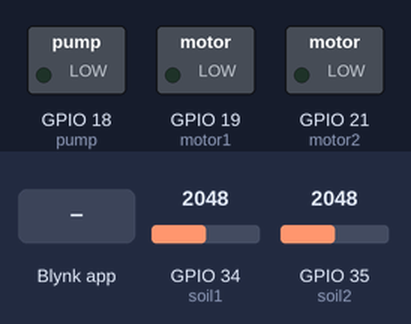
This sketch was run on a simulated ESP32. Parts: switched loads named in the sketch (green lamp = pin HIGH). The test bench sets the inputs (shaded band); at power-on: GPIO 35 (soil2) = 2048, GPIO 34 (soil1) = 2048. WiFi joins after 1.5 s; servers stay silent unless stated; what the sketch prints to the serial monitor is not drawn.

Above: at 4.0 s.
4.1 s: Blynk app writes 1 to V6
6.0 s: GPIO 35 (soil2) set to 1391
7.7 s: GPIO 35 (soil2) set to 1270
At 8.6 s:
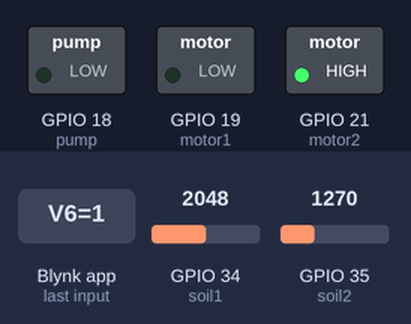
9.5 s: GPIO 34 (soil1) set to 881
11.2 s: GPIO 34 (soil1) set to 764
At 12.7 s:
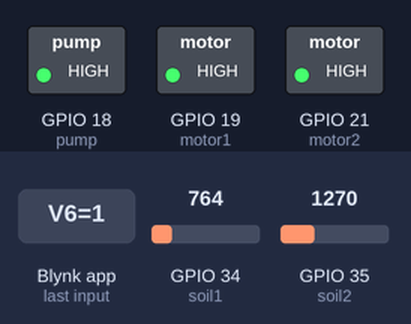
13.0 s: GPIO 35 (soil2) set to 2047
At 14.4 s:
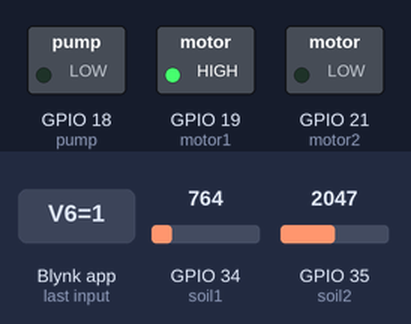
Timing chart, 0 to 16.0 s (numbered marks = the images above; inputs shaded):
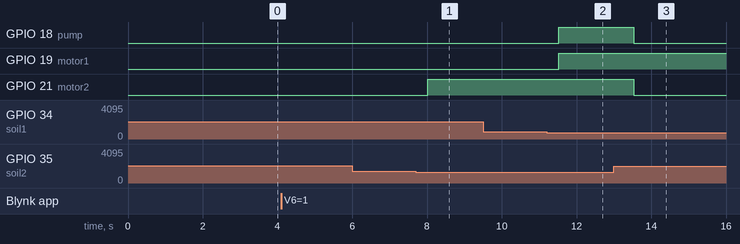

Measured:
- the behaviour switches between 1324 and 1323 on GPIO 35 (soil2) (found by bisection; images 0 and 1)
- the behaviour switches between 834 and 833 on GPIO 34 (soil1) (found by bisection; images 1 and 2)
- after the input at 4.1 s, every drawn part: stays the same
- after the input at 6.0 s, every drawn part: stays the same
- after the input at 7.7 s, GPIO 21 (motor2): LOW → HIGH after 0.32 s
- after the input at 9.5 s, every drawn part: stays the same
- after the input at 11.2 s, GPIO 18 (pump), GPIO 19 (motor1): LOW → HIGH after 0.33 s
- after the input at 13.0 s, GPIO 18 (pump), GPIO 21 (motor2): HIGH → LOW after 0.53 s

The sketch:

Code.ino
```cpp
#define BLYNK_TEMPLATE_ID "BLYNK_TEMPLATE_ID"
#define BLYNK_TEMPLATE_NAME "BLYNK_TEMPLATE_NAME "
#define BLYNK_AUTH_TOKEN "BLYNK-AUTH-TOKEN"
#include <WiFi.h>
#include <WiFiClient.h>
#include <BlynkSimpleEsp32.h>
//#include <LiquidCrystal_I2C.h>
//LiquidCrystal_I2C lcd(32,6,2);
char* ssid = "WIFI-NAME";//Wi-fi Name
char* pass = "Enter-Password";//Wi-fi Password

/*Blynk Virtual Pins:
  Mode Selection: V6
  Soil Moisture 1: V1
  Soil Moisture 2: V2
  Temperature: V3
  Hours (Section 1): V8
  Duration (Section 2): V7
  Hours (Section 2): V9
  Duration (Section 2): V10
  Valve 1 (Manual): V4
  Valve 2 (Manual): V5
*/

//Pins Allotment
int motor1=19,motor2=21;
int pump=18;
int soil1=34;
int soil2=35;

//Default
int motor1Stat=0, motor2Stat=0;
int pumpStat=0;
int baudRate=115200;
int mode;
int minMoistLevel1=50;
int minMoistLevel2=50;
int min1=0,dur1=0,oldMin1=0,oldDur1=0; //For Time Interval of Motor 1
int min2=0,dur2=0,oldMin2=0,oldDur2=0; //For Time Interval of Motor 2
unsigned long timeWait1=0, timeIrrigate1=0, totalWait1=0, totalIrrigate1=0;
unsigned long timeWait2=0, timeIrrigate2=0, totalWait2=0, totalIrrigate2=0;
int ctr=0, updateDelay=2000,updateTime;

//Data Variables
int moistLevel1,moistLevel2;
int oldMode,isModeChanged;
int toggleManual1=0, toggleManual2=0;
int temp;
void setup()
{
  Serial.begin(baudRate);

  //Pin Setup
  pinMode(motor1,OUTPUT);
  pinMode(motor2,OUTPUT);
  pinMode(pump,OUTPUT);
  pinMode(soil1,INPUT);
  pinMode(soil2,INPUT);

  delay(1000);
  //Wifi Connecting
  WiFi.mode(WIFI_STA);//Station Mode
  WiFi.begin(ssid, pass);
  Serial.println("\nConnecting");

  while(WiFi.status() != WL_CONNECTED){
      Serial.print(".");
      delay(100);
  }

  Serial.println("\nSuccessfully Connected to the WiFi network");
  Serial.print("Local ESP32 IP: ");
  Serial.println(WiFi.localIP());
  Blynk.begin(BLYNK_AUTH_TOKEN, ssid, pass);
}

//Read Data from Blynk Server

BLYNK_CONNECTED() {
   Blynk.syncAll();
}
BLYNK_WRITE(V6)//Mode Select
{
  mode=param.asInt();
}
BLYNK_WRITE(V8)
{
  min1=param.asInt();
}
BLYNK_WRITE(V7)
{
  dur1=param.asInt();
}
BLYNK_WRITE(V9)
{
  min2=param.asInt();
}
BLYNK_WRITE(V10)
{
  dur2=param.asInt();
}
BLYNK_WRITE(V4)
{
  toggleManual1=param.asInt();
}
BLYNK_WRITE(V5)
{
  toggleManual2=param.asInt();
}

void loop()
{
  Blynk.run();
  isModeChanged=0;
  if(oldMode!=mode)
  {
    isModeChanged=1;
  }
  oldMode=mode;
  if(ctr==0 || (millis()-updateTime>updateDelay)){
  getdata();
  updateTime=millis()+updateDelay;
  }
  //display();//Print on Serial Monitor
  switch(mode)
  {
    case 1:{
      Automatic();
    }break;
    case 2: {

        if(oldMin1!=min1 ||oldDur1!=dur1 ||ctr==0)
        {
          setTime1();
          oldMin1=min1;
          oldDur1=dur1;
        }
        if(oldMin2!=min2 ||oldDur2!=dur2 ||ctr==0)
        {
          setTime2();
          oldMin2=min2;
          oldDur2=dur2;
        }

      TimeInterval1();
      TimeInterval2();
    }break;
    case 3: {
      Manual();
    }break;
  }
  ctr=1;
  delay(300);
}


void getdata()
{
  moistLevel1=((1700-analogRead(soil1))*100/1700);
  Blynk.virtualWrite(V1,moistLevel1);
  moistLevel2=((2700-analogRead(soil2))*100/2700);
  Blynk.virtualWrite(V2,moistLevel2);
}

void pumpToggle(){
  if(motor1Stat==1 || motor2Stat==1)
  {
    digitalWrite(pump,LOW);
    Serial.println("Pump Started!");
  }
  else{
    digitalWrite(pump,HIGH);
    Serial.println("Pump Closed!");
  }
}

void motor1Toggle(int enable)
{
  if(enable==1 && motor1Stat==0)
  {
    digitalWrite(motor1, LOW);
    motor1Stat=1;
    Serial.println("Valve 1 Opened!");
    pumpToggle();
  }
  else if(enable==0 && motor1Stat==1)
  {
    digitalWrite(motor1, HIGH);
    motor1Stat=0;
    Serial.println("Valve 1 Closed!");
    pumpToggle();
  }

}
void motor2Toggle(int enable)
{
  if(enable==1 && motor2Stat==0)
  {
    digitalWrite(motor2, LOW);
    motor2Stat=1;
    Serial.println("Valve 2 Opened!");
    pumpToggle();

  }
  else if(enable==0 && motor2Stat==1)
  {
    digitalWrite(motor2, HIGH);
    motor2Stat=0;
    Serial.println("Valve 2 Closed!");
    pumpToggle();
  }
}

void Automatic()
{
  delay(200);
  //PART 1
  if(moistLevel1<=minMoistLevel1)
  {
    motor1Toggle(1);
  }
  else if(moistLevel1>minMoistLevel1)
  {
    motor1Toggle(0);
  }

  //PART 2
  if(moistLevel2<=minMoistLevel2)
  {
     motor2Toggle(1);
  }
  else if(moistLevel2>minMoistLevel2)
  {
     motor2Toggle(0);
  }
}

void setTime1()
{
  timeWait1=timeToMilli(min1);
  timeIrrigate1=timeToMilli(dur1);
  totalWait1=millis()+timeWait1;
  totalIrrigate1=totalWait1+timeIrrigate1;
}
void setTime2()
{
  timeWait2=timeToMilli(min2);
  timeIrrigate2=timeToMilli(dur2);
  totalWait2=millis()+timeWait2;
  totalIrrigate2=totalWait2+timeIrrigate2;
}

long timeToMilli(int min)
{
  return (min*1000);//Setting in Seconds for testing. Default: 60000
}
void TimeInterval1()
{
    if(millis()>=totalWait1)
    {
      if(millis()<=totalIrrigate1)
      {
        motor1Toggle(1);
      }else{
        motor1Toggle(0);
      }
    }
}
void TimeInterval2()
{
    if(millis()>=totalWait2)
    {
      if(millis()<=totalIrrigate2)
      {
        motor2Toggle(1);
      }else{
        motor2Toggle(0);
      }
    }
}
void Manual(){
    motor1Toggle(toggleManual1);
    motor2Toggle(toggleManual2);
}
void display()
{
  Serial.println("Moisture Levels:");
  Serial.println(moistLevel1);
  Serial.println(moistLevel2);
}

void reset()
{
  motor1Toggle(0);
  motor2Toggle(0);
}
```
